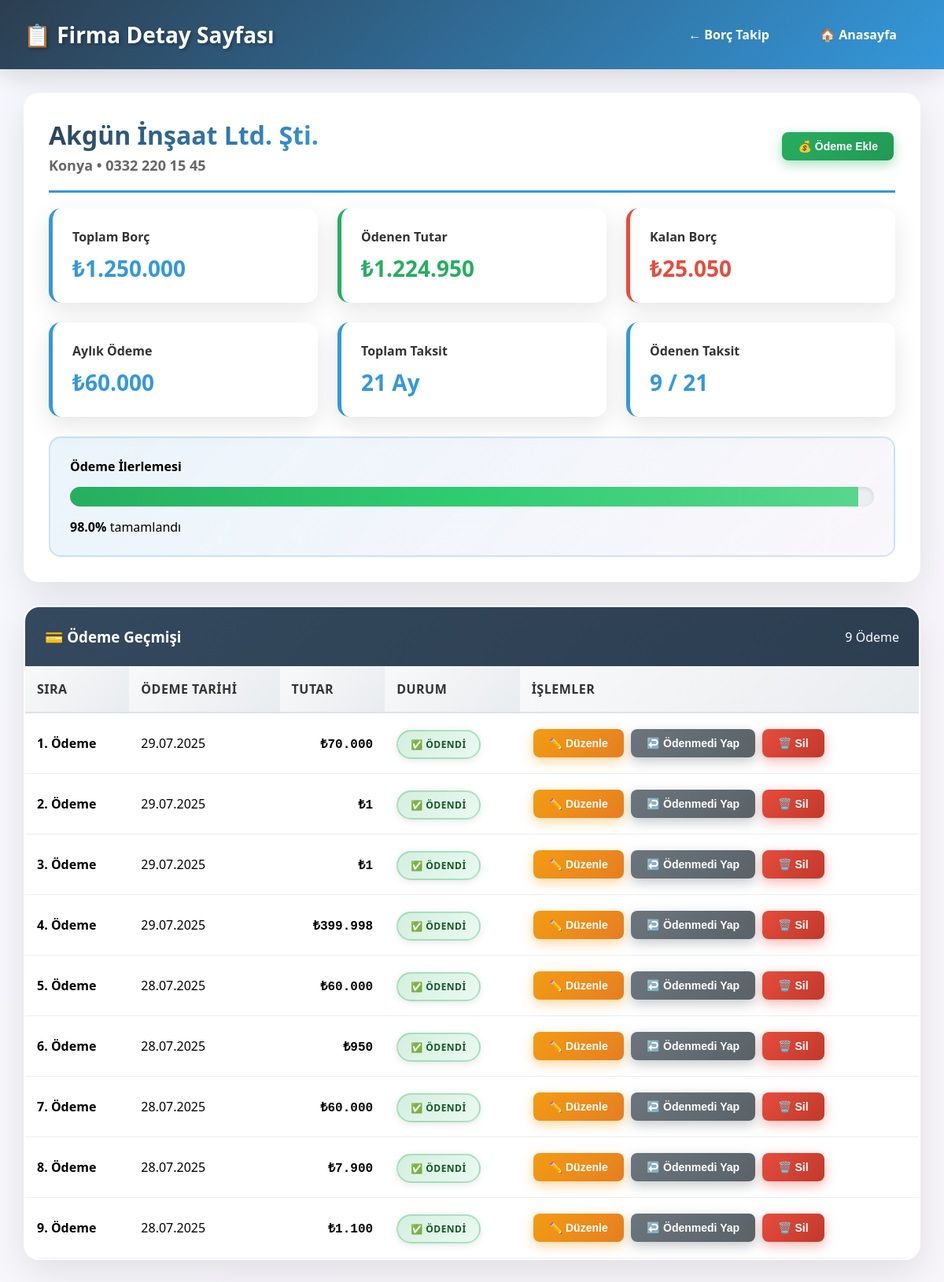
The page /firma_detay.php?id=1 (signed in) on the database its author committed.
### tables this page shows
CREATE TABLE `firmalar` (
  `id` int(11) NOT NULL,
  `firma_adi` varchar(100) NOT NULL,
  `toplam_borc` decimal(10,2) NOT NULL,
  `toplam_taksit` int(11) NOT NULL,
  `baslama_tarihi` date NOT NULL,
  `is_active` tinyint(1) DEFAULT 1,
  `sehir` varchar(100) NOT NULL,
  `telefon` varchar(20) DEFAULT NULL,
  `kalan_borc` decimal(15,2) DEFAULT 0.00,
  `taksit_sayisi` int(11) DEFAULT 0,
  `baslangic_tarihi` date DEFAULT NULL,
  `aylik_odeme` decimal(15,2) DEFAULT 0.00,
  `durum` enum('aktif','tamamlandi','gecikme') DEFAULT 'aktif',
  `created_at` timestamp NOT NULL DEFAULT current_timestamp()
);

CREATE TABLE `taksitler` (
  `id` int(11) NOT NULL,
  `firma_id` int(11) NOT NULL,
  `tutar` decimal(15,2) NOT NULL,
  `vade_tarihi` date NOT NULL,
  `odeme_tarihi` date DEFAULT NULL,
  `durum` enum('bekliyor','odendi','gecikme') DEFAULT 'bekliyor',
  `created_at` timestamp NOT NULL DEFAULT current_timestamp()
);

### firma_detay.php (the view, shortened to what this page needs)
<?php
require_once 'config.php';
$firma_id = (int)$_GET['id'];
try {
    $stmt = $pdo->prepare("
        SELECT
            f.*,
            (f.toplam_borc - f.kalan_borc) as odenen_tutar
        FROM firmalar f
        WHERE f.id = ?
    ");
    $stmt->execute([$firma_id]);
    $firma = $stmt->fetch();
} catch(PDOException $e) {
    $error_message = "Firma bilgileri bulunamadı!";
    $firma = null;
}
try {
    $odeme_stmt = $pdo->prepare("
        SELECT * FROM taksitler
        WHERE firma_id = ? AND durum = 'odendi'
        ORDER BY odeme_tarihi DESC
    ");
    $odeme_stmt->execute([$firma_id]);
    $odemeler = $odeme_stmt->fetchAll();
} catch(PDOException $e) {
    $odemeler = [];
}
?>
<!DOCTYPE html>
<html lang="tr">
<head>
</head>
<body>
    <div class="container">
        <div class="header">
            <h1>📋 Firma Detay Sayfası</h1>
            <div class="nav-links">
                <a href="borc_takip.php">← Borç Takip</a>
                <a href="dashboard.php">🏠 Anasayfa</a>
            </div>
        </div>
        <div class="content">
            <?php if ($firma): ?>
                <div class="firma-info">
                    <div class="firma-header">
                        <div class="firma-title">
                            <h2><?php echo htmlspecialchars($firma['firma_adi']); ?></h2>
                            <p><?php echo htmlspecialchars($firma['sehir']); ?> • <?php echo htmlspecialchars($firma['telefon']); ?></p>
                        </div>
                        <?php if ($firma['kalan_borc'] > 0): ?>
                            <button class="btn btn-success" onclick="showPaymentModal()">💰 Ödeme Ekle</button>
                        <?php endif; ?>
                    </div>
                    <div class="info-grid">
                        <div class="info-card">
                            <h4>Toplam Borç</h4>
                            <div class="value">₺<?php echo number_format($firma['toplam_borc'], 0, ',', '.'); ?></div>
                        </div>
                        <div class="info-card positive">
                            <h4>Ödenen Tutar</h4>
                            <div class="value">₺<?php echo number_format($firma['odenen_tutar'], 0, ',', '.'); ?></div>
                        </div>
                        <div class="info-card negative">
                            <h4>Kalan Borç</h4>
                            <div class="value">₺<?php echo number_format($firma['kalan_borc'], 0, ',', '.'); ?></div>
                        </div>
                        <div class="info-card">
                            <h4>Aylık Ödeme</h4>
                            <div class="value">₺<?php echo number_format($firma['aylik_odeme'], 0, ',', '.'); ?></div>
                        </div>
                        <div class="info-card">
                            <h4>Toplam Taksit</h4>
                            <div class="value"><?php echo $firma['taksit_sayisi']; ?> Ay</div>
                        </div>
                        <div class="info-card">
                            <h4>Ödenen Taksit</h4>
                            <div class="value"><?php echo count($odemeler); ?> / <?php echo $firma['taksit_sayisi']; ?></div>
                        </div>
                    </div>
                    <div class="progress-section">
                        <h4>Ödeme İlerlemesi</h4>
                        <?php
                        $progress = $firma['toplam_borc'] > 0 ? (($firma['odenen_tutar'] / $firma['toplam_borc']) * 100) : 0;
                        ?>
                        <div class="progress-bar">
                            <div class="progress-fill" style="width: <?php echo $progress; ?>%"></div>
                        </div>
                        <p><strong><?php echo number_format($progress, 1); ?>%</strong> tamamlandı</p>
                    </div>
                </div>
                <?php if (!empty($odemeler)): ?>
                <div class="taksit-container">
                    <div class="taksit-header">
                        <h3>💳 Ödeme Geçmişi</h3>
                        <span><?php echo count($odemeler); ?> Ödeme</span>
                    </div>
                    <table class="taksit-table">
                        <thead>
                            <tr>
                                <th>Sıra</th>
                                <th>Ödeme Tarihi</th>
                                <th>Tutar</th>
                                <th>Durum</th>
                                <th>İşlemler</th>
                            </tr>
                        </thead>
                        <tbody>
                            <?php foreach ($odemeler as $index => $odeme): ?>
                            <tr>
                                <td><strong><?php echo $index + 1; ?>. Ödeme</strong></td>
                                <td><?php echo date('d.m.Y', strtotime($odeme['odeme_tarihi'])); ?></td>
                                <td class="amount">₺<?php echo number_format($odeme['tutar'], 0, ',', '.'); ?></td>
                                <td>
                                    <span class="status-badge status-odendi">
                                        ✅ Ödendi
                                    </span>
                                </td>
                                <td>
                                    <div style="display: flex; gap: 5px; flex-wrap: wrap;">
                                        <button class="btn btn-warning" onclick="editTaksit(<?php echo $odeme['id']; ?>, <?php echo $odeme['tutar']; ?>, '<?php echo $odeme['odeme_tarihi']; ?>')">
                                            ✏️ Düzenle
                                        </button>
                                        <button class="btn btn-secondary" onclick="markUnpaid(<?php echo $odeme['id']; ?>)">
                                            ↩️ Ödenmedi Yap
                                        </button>
                                        <button class="btn btn-danger" onclick="deleteTaksit(<?php echo $odeme['id']; ?>)">
                                            🗑️ Sil
                                        </button>
                                    </div>
                                </td>
                            </tr>
                            <?php endforeach; ?>
                        </tbody>
                    </table>
                </div>
                <?php endif; ?>
            <?php else: ?>
                <div class="message error">Firma bilgileri bulunamadı!</div>
            <?php endif; ?>
        </div>
    </div>
</body>
</html>

### rows shown on the page
firmalar: firma_adi "Akgün İnşaat Ltd. Şti.", sehir "Konya", telefon "0332 220 15 45", toplam_borc "1.250.000", kalan_borc "25.050", aylik_odeme "60.000", taksit_sayisi "21"
taksitler: odeme_tarihi "29.07.2025", tutar "70.000"
taksitler: odeme_tarihi "29.07.2025", tutar "1"
taksitler: odeme_tarihi "29.07.2025", tutar "1"
taksitler: odeme_tarihi "29.07.2025", tutar "399.998"
taksitler: odeme_tarihi "28.07.2025", tutar "60.000"
taksitler: odeme_tarihi "28.07.2025", tutar "950"
taksitler: odeme_tarihi "28.07.2025", tutar "60.000"
taksitler: odeme_tarihi "28.07.2025", tutar "7.900"
taksitler: odeme_tarihi "28.07.2025", tutar "1.100"

### other values the page prints
$firma['odenen_tutar'] "1.224.950"
count($odemeler) "9"
$progress "98.0"
